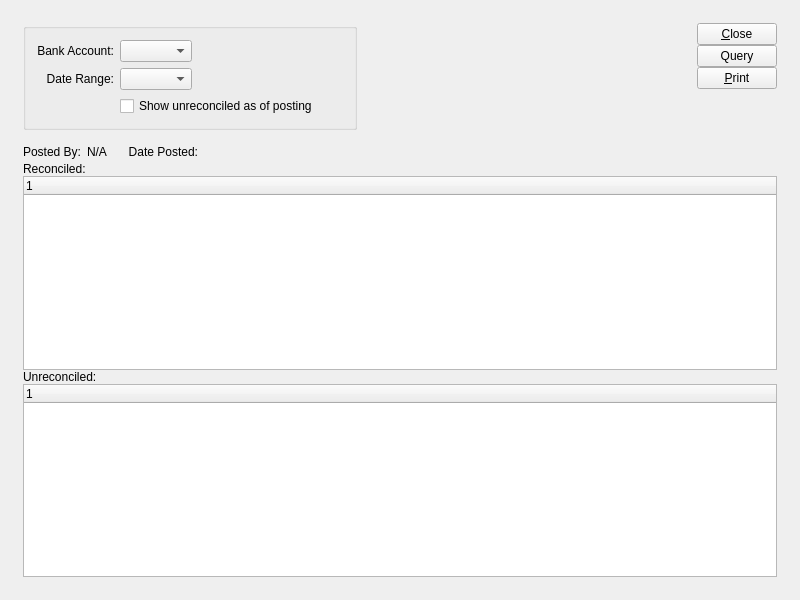
<?xml version="1.0" encoding="UTF-8"?>
<ui version="4.0">
 <comment>This file is part of the xTuple ERP: PostBooks Edition, a free and
open source Enterprise Resource Planning software suite,
Copyright (c) 1999-2011 by OpenMFG LLC, d/b/a xTuple.
It is licensed to you under the Common Public Attribution License
version 1.0, the full text of which (including xTuple-specific Exhibits)
is available at www.xtuple.com/CPAL.  By using this software, you agree
to be bound by its terms.</comment>
 <class>dspBankrecHistory</class>
 <widget class="QWidget" name="dspBankrecHistory">
  <property name="geometry">
   <rect>
    <x>0</x>
    <y>0</y>
    <width>800</width>
    <height>600</height>
   </rect>
  </property>
  <property name="windowTitle">
   <string>Bank Reconciliation History</string>
  </property>
  <layout class="QGridLayout" name="gridLayout_4">
   <item row="0" column="0">
    <layout class="QGridLayout" name="gridLayout">
     <property name="margin">
      <number>12</number>
     </property>
     <property name="spacing">
      <number>12</number>
     </property>
     <item row="0" column="0">
      <layout class="QHBoxLayout" name="horizontalLayout_4">
       <item>
        <widget class="QGroupBox" name="_selectionGroup">
         <property name="title">
          <string/>
         </property>
         <layout class="QGridLayout" name="gridLayout_3">
          <item row="0" column="0">
           <widget class="QLabel" name="_bankaccntLit">
            <property name="text">
             <string>Bank Account:</string>
            </property>
            <property name="alignment">
             <set>Qt::AlignRight|Qt::AlignTrailing|Qt::AlignVCenter</set>
            </property>
           </widget>
          </item>
          <item row="0" column="1">
           <layout class="QHBoxLayout" name="horizontalLayout">
            <item>
             <widget class="XComboBox" name="_bankaccnt"/>
            </item>
            <item>
             <spacer name="horizontalSpacer">
              <property name="orientation">
               <enum>Qt::Horizontal</enum>
              </property>
              <property name="sizeHint" stdset="0">
               <size>
                <width>40</width>
                <height>20</height>
               </size>
              </property>
             </spacer>
            </item>
           </layout>
          </item>
          <item row="1" column="0">
           <widget class="QLabel" name="_bankrecLit">
            <property name="text">
             <string>Date Range:</string>
            </property>
            <property name="alignment">
             <set>Qt::AlignRight|Qt::AlignTrailing|Qt::AlignVCenter</set>
            </property>
           </widget>
          </item>
          <item row="1" column="1">
           <layout class="QHBoxLayout" name="horizontalLayout_2">
            <item>
             <widget class="XComboBox" name="_bankrec"/>
            </item>
            <item>
             <spacer name="horizontalSpacer_2">
              <property name="orientation">
               <enum>Qt::Horizontal</enum>
              </property>
              <property name="sizeHint" stdset="0">
               <size>
                <width>13</width>
                <height>20</height>
               </size>
              </property>
             </spacer>
            </item>
           </layout>
          </item>
          <item row="2" column="1">
           <widget class="XCheckBox" name="_showUnreconciled">
            <property name="text">
             <string>Show unreconciled as of posting</string>
            </property>
            <property name="forgetful">
             <bool>true</bool>
            </property>
           </widget>
          </item>
         </layout>
        </widget>
       </item>
       <item>
        <spacer name="horizontalSpacer_4">
         <property name="orientation">
          <enum>Qt::Horizontal</enum>
         </property>
         <property name="sizeHint" stdset="0">
          <size>
           <width>40</width>
           <height>20</height>
          </size>
         </property>
        </spacer>
       </item>
       <item>
        <layout class="QVBoxLayout">
         <property name="spacing">
          <number>0</number>
         </property>
         <item>
          <layout class="QVBoxLayout">
           <property name="spacing">
            <number>0</number>
           </property>
           <item>
            <widget class="QPushButton" name="_close">
             <property name="text">
              <string>&amp;Close</string>
             </property>
            </widget>
           </item>
           <item>
            <widget class="QPushButton" name="_query">
             <property name="text">
              <string>Query</string>
             </property>
            </widget>
           </item>
           <item>
            <widget class="QPushButton" name="_print">
             <property name="text">
              <string>&amp;Print</string>
             </property>
            </widget>
           </item>
          </layout>
         </item>
         <item>
          <spacer name="Spacer279">
           <property name="orientation">
            <enum>Qt::Vertical</enum>
           </property>
           <property name="sizeType">
            <enum>QSizePolicy::Expanding</enum>
           </property>
           <property name="sizeHint" stdset="0">
            <size>
             <width>20</width>
             <height>0</height>
            </size>
           </property>
          </spacer>
         </item>
        </layout>
       </item>
      </layout>
     </item>
     <item row="1" column="0">
      <widget class="QFrame" name="_frame">
       <property name="sizePolicy">
        <sizepolicy hsizetype="Preferred" vsizetype="Expanding">
         <horstretch>0</horstretch>
         <verstretch>1</verstretch>
        </sizepolicy>
       </property>
       <property name="frameShape">
        <enum>QFrame::NoFrame</enum>
       </property>
       <property name="frameShadow">
        <enum>QFrame::Raised</enum>
       </property>
       <layout class="QGridLayout" name="gridLayout_2">
        <property name="margin">
         <number>0</number>
        </property>
        <item row="0" column="0">
         <layout class="QVBoxLayout">
          <property name="spacing">
           <number>0</number>
          </property>
          <item>
           <layout class="QHBoxLayout" name="horizontalLayout_3">
            <item>
             <widget class="QLabel" name="_posterLit">
              <property name="text">
               <string>Posted By:</string>
              </property>
              <property name="alignment">
               <set>Qt::AlignRight|Qt::AlignTrailing|Qt::AlignVCenter</set>
              </property>
             </widget>
            </item>
            <item>
             <widget class="QLabel" name="_poster">
              <property name="text">
               <string>N/A</string>
              </property>
             </widget>
            </item>
            <item>
             <spacer name="horizontalSpacer_3">
              <property name="orientation">
               <enum>Qt::Horizontal</enum>
              </property>
              <property name="sizeType">
               <enum>QSizePolicy::Fixed</enum>
              </property>
              <property name="sizeHint" stdset="0">
               <size>
                <width>15</width>
                <height>20</height>
               </size>
              </property>
             </spacer>
            </item>
            <item>
             <widget class="QLabel" name="_dateLit">
              <property name="text">
               <string>Date Posted:</string>
              </property>
              <property name="alignment">
               <set>Qt::AlignRight|Qt::AlignTrailing|Qt::AlignVCenter</set>
              </property>
             </widget>
            </item>
            <item>
             <widget class="DLineEdit" name="_postdate">
              <property name="enabled">
               <bool>false</bool>
              </property>
             </widget>
            </item>
            <item>
             <spacer name="spacer7">
              <property name="orientation">
               <enum>Qt::Horizontal</enum>
              </property>
              <property name="sizeType">
               <enum>QSizePolicy::Expanding</enum>
              </property>
              <property name="sizeHint" stdset="0">
               <size>
                <width>13</width>
                <height>20</height>
               </size>
              </property>
             </spacer>
            </item>
           </layout>
          </item>
          <item>
           <widget class="QLabel" name="_recLit">
            <property name="text">
             <string>Reconciled:</string>
            </property>
           </widget>
          </item>
          <item>
           <widget class="XTreeWidget" name="_rec"/>
          </item>
          <item>
           <widget class="XLabel" name="_unrecLit">
            <property name="text">
             <string>Unreconciled:</string>
            </property>
           </widget>
          </item>
          <item>
           <widget class="XTreeWidget" name="_unrec"/>
          </item>
         </layout>
        </item>
       </layout>
      </widget>
     </item>
    </layout>
   </item>
  </layout>
 </widget>
 <layoutdefault spacing="6" margin="11"/>
 <pixmapfunction>qPixmapFromMimeSource</pixmapfunction>
 <customwidgets>
  <customwidget>
   <class>DLineEdit</class>
   <extends>QWidget</extends>
   <header>datecluster.h</header>
   <container>1</container>
  </customwidget>
  <customwidget>
   <class>XCheckBox</class>
   <extends>QCheckBox</extends>
   <header>xcheckbox.h</header>
  </customwidget>
  <customwidget>
   <class>XComboBox</class>
   <extends>QComboBox</extends>
   <header>xcombobox.h</header>
  </customwidget>
  <customwidget>
   <class>XLabel</class>
   <extends>QLabel</extends>
   <header>xlabel.h</header>
  </customwidget>
  <customwidget>
   <class>XTreeWidget</class>
   <extends>QTreeWidget</extends>
   <header>xtreewidget.h</header>
  </customwidget>
 </customwidgets>
 <tabstops>
  <tabstop>_bankaccnt</tabstop>
  <tabstop>_bankrec</tabstop>
  <tabstop>_rec</tabstop>
  <tabstop>_print</tabstop>
  <tabstop>_close</tabstop>
 </tabstops>
 <resources/>
 <connections>
  <connection>
   <sender>_close</sender>
   <signal>clicked()</signal>
   <receiver>dspBankrecHistory</receiver>
   <slot>close()</slot>
   <hints>
    <hint type="sourcelabel">
     <x>20</x>
     <y>20</y>
    </hint>
    <hint type="destinationlabel">
     <x>20</x>
     <y>20</y>
    </hint>
   </hints>
  </connection>
  <connection>
   <sender>_showUnreconciled</sender>
   <signal>toggled(bool)</signal>
   <receiver>_unrec</receiver>
   <slot>setVisible(bool)</slot>
   <hints>
    <hint type="sourcelabel">
     <x>219</x>
     <y>96</y>
    </hint>
    <hint type="destinationlabel">
     <x>387</x>
     <y>479</y>
    </hint>
   </hints>
  </connection>
  <connection>
   <sender>_showUnreconciled</sender>
   <signal>toggled(bool)</signal>
   <receiver>_unrecLit</receiver>
   <slot>setVisible(bool)</slot>
   <hints>
    <hint type="sourcelabel">
     <x>219</x>
     <y>96</y>
    </hint>
    <hint type="destinationlabel">
     <x>387</x>
     <y>373</y>
    </hint>
   </hints>
  </connection>
  <connection>
   <sender>_showUnreconciled</sender>
   <signal>toggled(bool)</signal>
   <receiver>_unrec</receiver>
   <slot>clear()</slot>
   <hints>
    <hint type="sourcelabel">
     <x>225</x>
     <y>96</y>
    </hint>
    <hint type="destinationlabel">
     <x>399</x>
     <y>479</y>
    </hint>
   </hints>
  </connection>
  <connection>
   <sender>_showUnreconciled</sender>
   <signal>toggled(bool)</signal>
   <receiver>_rec</receiver>
   <slot>clear()</slot>
   <hints>
    <hint type="sourcelabel">
     <x>225</x>
     <y>96</y>
    </hint>
    <hint type="destinationlabel">
     <x>399</x>
     <y>268</y>
    </hint>
   </hints>
  </connection>
 </connections>
</ui>
